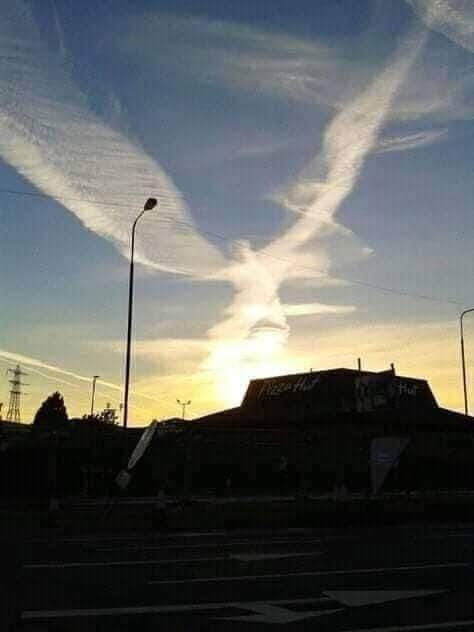
#> input picture 1.jpg, 474 x 632 px
$ jupyter execute 57.ipynb
#> lines starting #> are read from the running program, lines starting #| are printed output that depends on the picture
#> the answer given: 1.jpg
[cell 1]
import cv2
import matplotlib.pyplot as plt


# Створемо клас для обробки зображення
class ImageProcessor:
    def __init__(self, image_path):
#> called with image_path = '1.jpg'
        self.image = cv2.imread(image_path) # Зчитування зображення з диску
#> self.image is the input picture: shape (632, 474, 3); mean B, G, R 95, 97.1, 94.8

    # Функція для відображення зображення
    def show_image(self):
        plt.imshow(cv2.cvtColor(self.image, cv2.COLOR_BGR2RGB))
        plt.axis('off')
        plt.show()

    # Функція для збереження зображення на диску
    def save_image(self, save_path):
        cv2.imwrite(save_path, self.image)

    # Функція для зміни контрастності зображення (задання коефіцієнту контрастності та яскравості)
    def change_contrast_brightness(self, contrast, brightness):
        adjusted_image = cv2.convertScaleAbs(self.image, alpha=contrast, beta=brightness)
        self.image = adjusted_image

    # Функція для зміни яскравості зображення
    def change_brightness(self, brightness):
        self.change_contrast_brightness(1.0, brightness)

    # Функція для зміни насиченості зображення
    def change_saturation(self, saturation):
        hsv_image = cv2.cvtColor(self.image, cv2.COLOR_BGR2HSV)
        hsv_image[:, :, 1] = hsv_image[:, :, 1] * saturation
        self.image = cv2.cvtColor(hsv_image, cv2.COLOR_HSV2BGR)

    # Функція для зміни розміру зображення
    def resize_image(self, new_width, new_height):
        self.image = cv2.resize(self.image, (new_width, new_height))

    # Функція для обрізання зображення
    def crop_image(self, start_x, start_y, end_x, end_y):
        self.image = self.image[start_y:end_y, start_x:end_x]

    # Функція для повороту зображення на заданий кут
    def rotate_image(self, angle):
        height, width = self.image.shape[:2]
        rotation_matrix = cv2.getRotationMatrix2D((width / 2, height / 2), angle, 1.0)
        self.image = cv2.warpAffine(self.image, rotation_matrix, (width, height))

[cell 2]
# Приклад використання
image_path = input("Введіть шлях до зображення: ")
processor = ImageProcessor(image_path)
processor.show_image()

[cell 3]
# Зміна контрастності і яскравості
contrast = float(input("Введіть коефіцієнт контрастності: "))
#> the answer given: 3
brightness = int(input("Введіть коефіцієнт яскравості: "))
#> the answer given: 3
processor.change_contrast_brightness(contrast, brightness)
#> in change_contrast_brightness, `adjusted_image = cv2.convertScaleAbs(self.image, alpha=contrast, beta=..`:
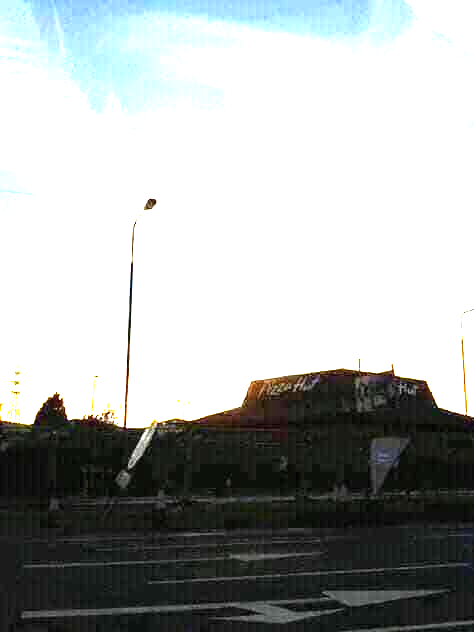
#> adjusted_image: shape (632, 474, 3); mean B, G, R 171.8, 173.1, 169.3
processor.show_image()

[cell 4]
# Зміна яскравості
brightness = int(input("Введіть коефіцієнт яскравості: "))
#> the answer given: 3
processor.change_brightness(brightness)
processor.show_image()

[cell 5]
# Зміна насиченості
saturation = float(input("Введіть коефіцієнт насиченості: "))
#> the answer given: 3
processor.change_saturation(saturation)
#> in change_saturation, `hsv_image = cv2.cvtColor(self.image, cv2.COLOR_BGR2HSV)`: hsv_image: shape (632, 474, 3); mean H, S, V 21.7, 21.8, 175.7
#> in change_saturation, `hsv_image[:, :, 1] = hsv_image[:, :, 1] * saturation`: hsv_image: shape (632, 474, 3); mean H, S, V 21.7, 46.9, 175.7
#> in change_saturation, `self.image = cv2.cvtColor(hsv_image, cv2.COLOR_HSV2BGR)`:
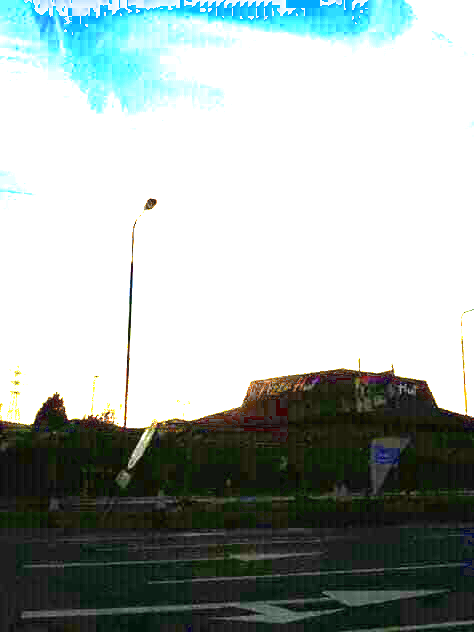
#> self.image: shape (632, 474, 3); mean B, G, R 170.7, 173.6, 163.2
processor.show_image()

[cell 6]
# Зміна розміру зображення
new_width = int(input("Введіть нову ширину зображення: "))
#> the answer given: 100
